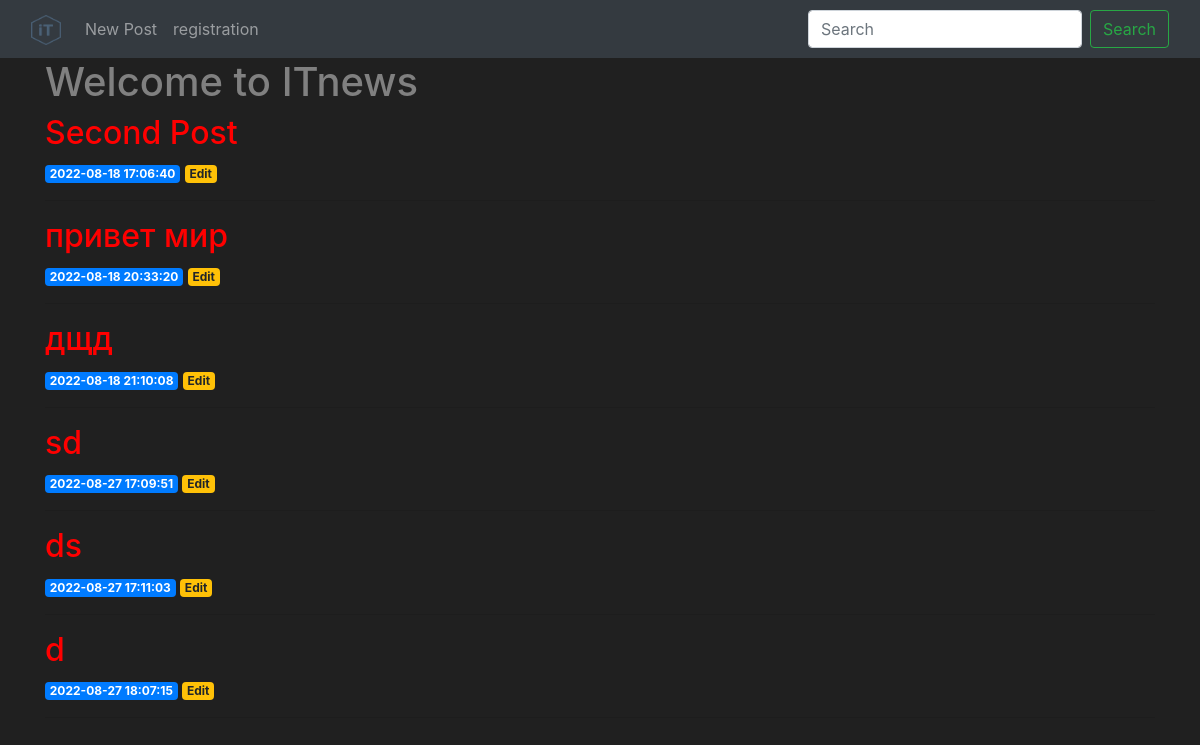
Before: / with the older database file.
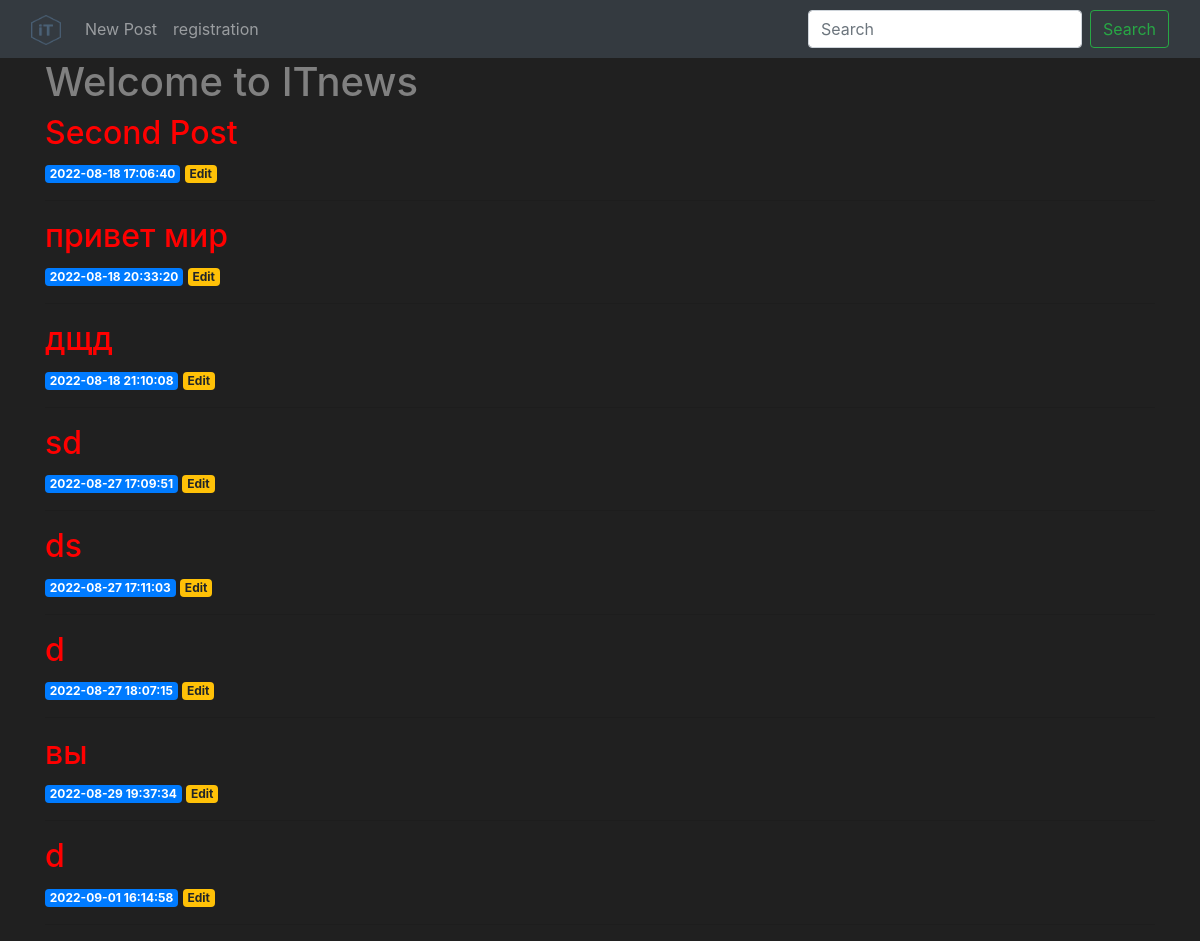
After: the same page with the newer database file.
### tables this page shows
CREATE TABLE posts (
    id INTEGER PRIMARY KEY AUTOINCREMENT,
    created TIMESTAMP NOT NULL DEFAULT CURRENT_TIMESTAMP,
    title TEXT NOT NULL,
    content TEXT NOT NULL
);

### __init__.py (the view)
@app.route('/')
def index():
    conn = get_db_connection()
    posts = conn.execute('SELECT * FROM posts').fetchall()
    conn.close()
    return render_template('index.html', posts=posts)

### __init__.py (called while the page is built)
def get_db_connection():
    if platform == "linux" or platform == "linux2":
        DATABASE = '/var/www/ITnews/IT_news/database.db'
    elif platform == "win32":
        DATABASE = 'database.db'
    conn = sqlite3.connect(DATABASE)
    conn.row_factory = sqlite3.Row
    return conn

### templates/index.html
{% extends 'base.html' %}
{% block content %}
    <h1>{% block title %} Welcome to ITnews {% endblock %}</h1>
    {% for post in posts %}
        <a href="{{ url_for('post', post_id=post['id']) }}">
            <h2>{{ post['title'] }}</h2>
        </a>
        <span class="badge badge-primary">{{ post['created'] }}</span>
        <a href="{{ url_for('edit', id=post['id']) }}">
            <span class="badge badge-warning">Edit</span>
        </a>
        <hr>
    {% endfor %}
{% endblock %}

### templates/base.html (shortened to what this page needs)
<!doctype html>
<html lang="en">
  <head>
    <link rel="stylesheet" href="https://stackpath.bootstrapcdn.com/bootstrap/4.3.1/css/bootstrap.min.css">
    <link rel="stylesheet" type="text/css" href="{{ url_for( 'static', filename='style.css', v=1)}}">
  </head>
  <body>
    <nav class="navbar navbar-expand-md navbar-dark bg-dark">
        <div class="container-fluid">
            <a class="navbar-brand" href="{{ url_for('index')}}"><img src="/static/img/it.png" alt="it" width="30" height="30"></a>
            <div class="collapse navbar-collapse" id="navbarSupportedContent">
            <ul class="navbar-nav me-auto mb-2 mb-lg-0">
                <li class="nav-item">
                <a class="nav-link" href="{{url_for('create')}}">New Post</a>
                </li>
                <li class="nav-item">
                <a class="nav-link" href="{{url_for('registration')}}">registration</a>
                </li>
            </ul>
            </div>
            <form class="form-inline my-2 my-lg-0 ">
                <input class="form-control mr-sm-2" type="search" placeholder="Search" aria-label="Search">
                <button class="btn btn-outline-success my-2 my-sm-0" type="submit">Search</button>
            </form>
        </div>
    </nav>
    <div class="container">
        {% block content %} {% endblock %}
    </div>
  </body>
</html>

### static/style.css (style rules this page uses)
body { margin: 0; background: #202020; color: #808080; }
a:link { color: red; }

Changed rows visible on the page:
added posts: title "вы", created "2022-08-29 19:37:34"
added posts: title "d", created "2022-09-01 16:14:58"
